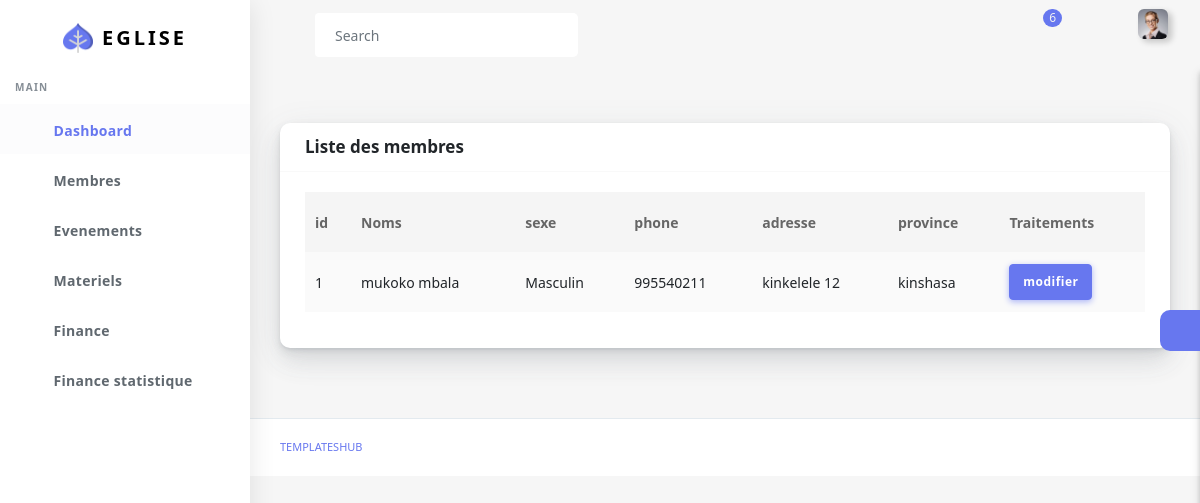
The app's page /membreRead/ (signed in), older data.
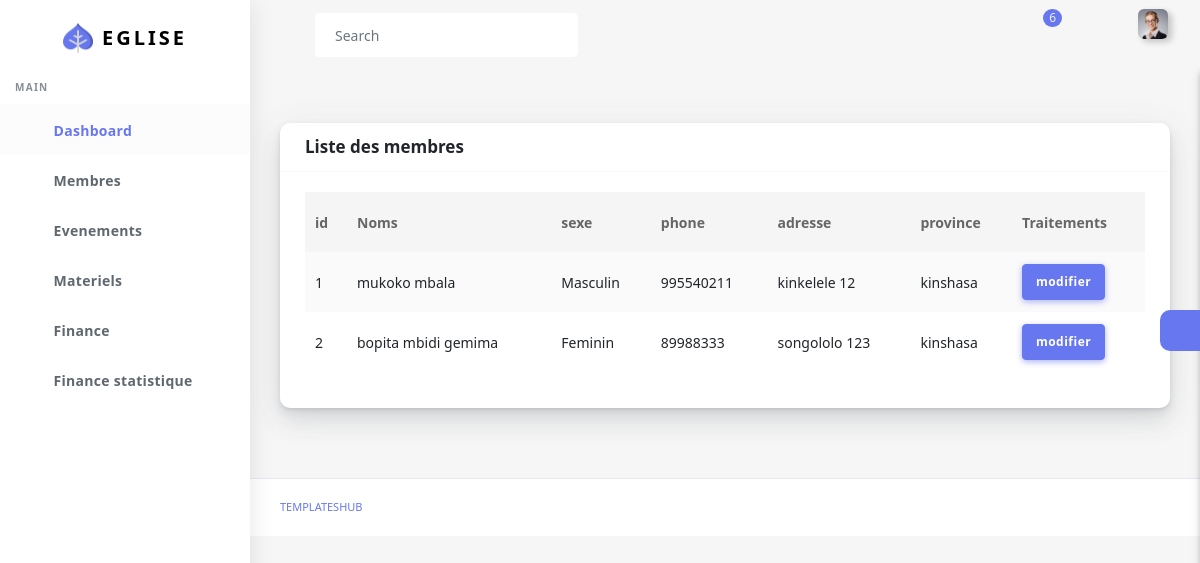
The same page, newer data.
### eglise/models.py (models this page shows, shortened)
class Membre(models.Model):
    noms = models.CharField(max_length= 60)
    TYPESEXE = [
        ('Masculin', 'masculin') ,
        ('Feminin', 'feminin')
    ]
    sexe = models.CharField(max_length = 15 , choices = TYPESEXE)
    phone = models.IntegerField()
    adresse = models.CharField(max_length = 80 , null = True )
    province = models.CharField(max_length = 40 , null = True)
    userMembre = models.ForeignKey(User , on_delete = models.CASCADE , null = True)
    departement = models.ForeignKey(Departement, on_delete = models.CASCADE , null = True)
    TYPEETAT = [
                ('marie','Marie') ,
                ('celibateur' , 'Celibateur') ,
                ('veuve' , 'Veuve') ,
                ('divorce' , 'Divorce') ,
                ('veuf' , 'Veuf')
            ]
    etatCivil   = models.CharField(max_length = 30 , choices = TYPEETAT , null = True)
    deces = models.CharField(max_length = 30 , default = 'non', null = True)
    typeM = models.CharField(max_length = 30 , default = 'membre', null = True)

### eglise/views.py (the view)
# urls.py: path('membreRead/', membreRead , name = 'membreRead') ,
@login_required()
def membreRead(request):
    profil = Profil.objects.filter(user = request.user).first()
    fonction = profil.fonction.nomFonction if profil else None
    lst = Membre.objects.filter(userMembre = request.user).all()
    return render(request , 'back/membreRead.html',{'fonction':fonction , 'lst': lst})

### eglise/templates/back/membreRead.html (shortened to what this page needs)
<!DOCTYPE html>
<html lang="en">
  {% load static %}
<head>
  <link rel="stylesheet" href="{% static 'back/assets/css/app.min.css'%}">
  <link rel="stylesheet" href="{% static 'back/assets/bundles/datatables/datatables.min.css'%}">
  <link rel="stylesheet" href="{% static 'back/assets/bundles/datatables/DataTables-1.10.16/css/dataTables.bootstrap4.min.css'%}">
  <link rel="stylesheet" href="{% static 'back/assets/css/style.css'%}">
  <link rel="stylesheet" href="{% static 'back/assets/css/components.css'%}">
  <link rel="stylesheet" href="{% static 'back/assets/css/custom.css'%}">
</head>
<body>
  <div id="app">
    <div class="main-wrapper main-wrapper-1">
      <div class="navbar-bg"></div>
     {% include "back/query/nav.html" %}
      {% include "back/query/sidebar.html" %}
      <div class="main-content">
        <section class="section">
          <div class="section-body">
            <div class="row">
              <div class="col-12">
                <div class="card">
                  <div class="card-header">
                    <h4>Liste des membres</h4>
                  </div>
                  <div class="card-body">
                    <div class="table-responsive">
                      <table class="table table-striped table-hover" id="tableExport" style="width:100%;">
                        <thead>
                          <tr>
                            <th>id</th>
                            <th>Noms</th>
                            <th>sexe</th>
                            <th>phone</th>
                            <th>adresse</th>
                            <th>province</th>
                            <th>Traitements</th>
                          </tr>
                        </thead>
                        <tbody>
                          {% for listes in lst %}
                          <tr>
                            <td>{{listes.id}}</td>
                            <td>{{listes.noms}}</td>
                            <td>{{listes.sexe}}</td>
                             <td>{{listes.phone}}</td>
                            <td>{{listes.adresse}}</td>
                            <td>{{listes.province}}</td>
                            <td>
                              <a href="" class="btn btn-primary">modifier</a>
                            </td>
                          </tr>
                          {% endfor %}
                        </tbody>
                      </table>
                    </div>
                  </div>
                </div>
              </div>
            </div>
          </div>
        </section>
        <div class="settingSidebar">
          <a href="javascript:void(0)" class="settingPanelToggle"> <i class="fa fa-spin fa-cog"></i>
          </a>
        </div>
      </div>
      <footer class="main-footer">
        <div class="footer-left">
          <a href="templateshub.net">Templateshub</a></a>
        </div>
      </footer>
    </div>
  </div>
</body>
</html>

### eglise/templates/back/query/nav.html (shortened to what this page needs)
{% load static %}
<nav class="navbar navbar-expand-lg main-navbar sticky">
        <div class="form-inline mr-auto">
          <ul class="navbar-nav mr-3">
            <li><a href="#" data-toggle="sidebar" class="nav-link nav-link-lg
									collapse-btn"> </a></li>
            <li><a href="#" class="nav-link nav-link-lg fullscreen-btn">
              </a></li>
            <li>
              <form class="form-inline mr-auto">
                <div class="search-element">
                  <input class="form-control" type="search" placeholder="Search" aria-label="Search" data-width="200">
                  <button class="btn" type="submit">
                    <i class="fas fa-search"></i>
                  </button>
                </div>
              </form>
            </li>
          </ul>
        </div>
        <ul class="navbar-nav navbar-right">
          <li class="dropdown dropdown-list-toggle"><a href="#" data-toggle="dropdown"
              class="nav-link nav-link-lg message-toggle">
              <span class="badge headerBadge1">
                6 </span> </a>
          </li>
          <li class="dropdown dropdown-list-toggle"><a href="#" data-toggle="dropdown"
              class="nav-link notification-toggle nav-link-lg"><i data-feather="bell" class="bell"></i>
            </a>
          </li>
          <li class="dropdown"><a href="#" data-toggle="dropdown"
              class="nav-link dropdown-toggle nav-link-lg nav-link-user"> <img alt="image" src="{% static 'back/assets/img/user.png'%}"
                class="user-img-radious-style"> </a>
          </li>
        </ul>
      </nav>

### eglise/templates/back/query/sidebar.html (shortened to what this page needs)
{% load static %}
<div class="main-sidebar sidebar-style-2">
        <aside id="sidebar-wrapper">
          <div class="sidebar-brand">
            <a href="{% url "panel" %}"> <img alt="image" src="{% static 'back/assets/img/logo.png'%}" class="header-logo" /> <span
                class="logo-name">Eglise </span>
            </a>
          </div>
          <ul class="sidebar-menu">
            <li class="menu-header">Main</li>
            <li class="dropdown active">
              <a href="{% url "home" %}" class="nav-link"><span>Dashboard</span></a>
            </li>
                {% if fonction == 'admin' %}
                <li class="dropdown">
                <a href="#" class="menu-toggle nav-link has-dropdown"><i
                  data-feather="briefcase"></i><span>Utilisateurs</span></a>
                <ul class="dropdown-menu">
                    <li><a class="nav-link" href="{% url "utilisateurAdd" %} ">Ajouter Utilisateur</a></li>
                    <li><a class="nav-link" href="{% url "profilAdd" %}">Ajouter Profil des utiisateurs</a></li>
                    <li><a class="nav-link" href="{% url "utilisateurRead" %}">Liste des utiisateurs</a></li>
                </ul>
                </li>
                <li class="dropdown">
                <a href="#" class="menu-toggle nav-link has-dropdown"><i
                  data-feather="briefcase"></i><span>Evenements</span></a>
                <ul class="dropdown-menu">
                    <li><a class="nav-link" href="{% url 'evenementAdd' %}">Ajouter Evenement</a></li>
                    <li><a class="nav-link" href="{% url 'evenementRead' %}">Liste des evenements</a></li>
                </ul>
                </li>
                <li class="dropdown">
                <a href="#" class="menu-toggle nav-link has-dropdown"><i
                  data-feather="briefcase"></i><span>Materiels</span></a>
                <ul class="dropdown-menu">
                    <li><a class="nav-link" href="">Ajouter Materiel</a></li>
                    <li><a class="nav-link" href="">Liste des Materiels</a></li>
                </ul>
                </li>
                <li class="dropdown">
                <a href="#" class="menu-toggle nav-link has-dropdown"><i
                  data-feather="briefcase"></i><span>Finance</span></a>
                <ul class="dropdown-menu">
                    <li><a class="nav-link" href="{% url 'cotisationAdd'%}">Ajouter Un depot</a></li>
                    <li><a class="nav-link" href=""></a></li>
                </ul>
                </li>
                <li class="dropdown">
                <a href="#" class="menu-toggle nav-link has-dropdown"><i
                  data-feather="briefcase"></i><span>Finance statistique</span></a>
                <ul class="dropdown-menu">
                    <li><a class="nav-link" href="{% url 'cdf' %}">CDF</a></li>
                    <li><a class="nav-link" href="{% url 'usd' %}">USD</a></li>
                </ul>
                </li>
                {% elif fonction == 'sous-admin'%}
                 <li class="dropdown">
                <a href="#" class="menu-toggle nav-link has-dropdown"><span>Membres</span></a>
                </li>
                <li class="dropdown">
                <a href="#" class="menu-toggle nav-link has-dropdown"><span>Evenements</span></a>
                </li>
                <li class="dropdown">
                <a href="#" class="menu-toggle nav-link has-dropdown"><span>Materiels</span></a>
                </li>
                <li class="dropdown">
                <a href="#" class="menu-toggle nav-link has-dropdown"><span>Finance</span></a>
                </li>
                <li class="dropdown">
                <a href="#" class="menu-toggle nav-link has-dropdown"><span>Finance statistique</span></a>
                </li>
                {% endif %}
          </ul>
        </aside>
      </div>

Row changes from the older to the newer data that the page shows:
added Membre: id "2", noms "bopita mbidi gemima", sexe "Feminin", phone "89988333", adresse "songololo 123", province "kinshasa"
